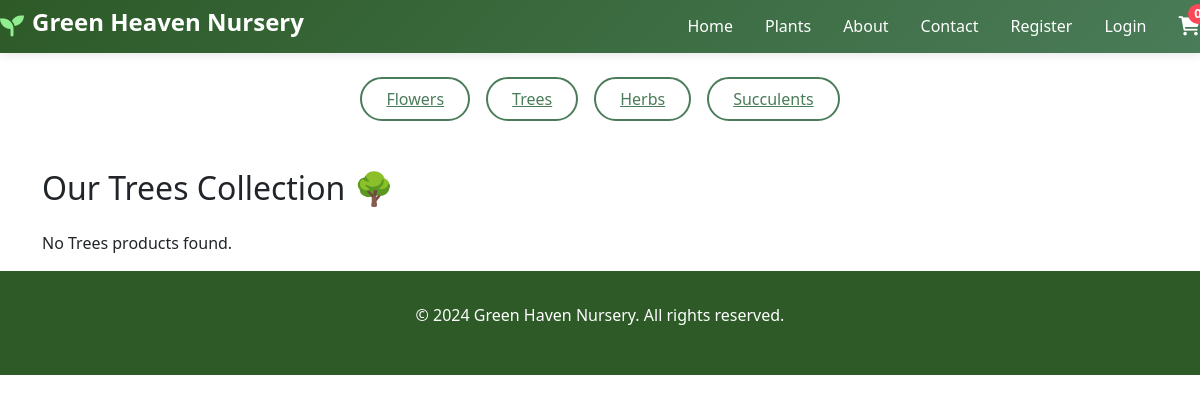
/trees/, run on an earlier commit of the app's database.
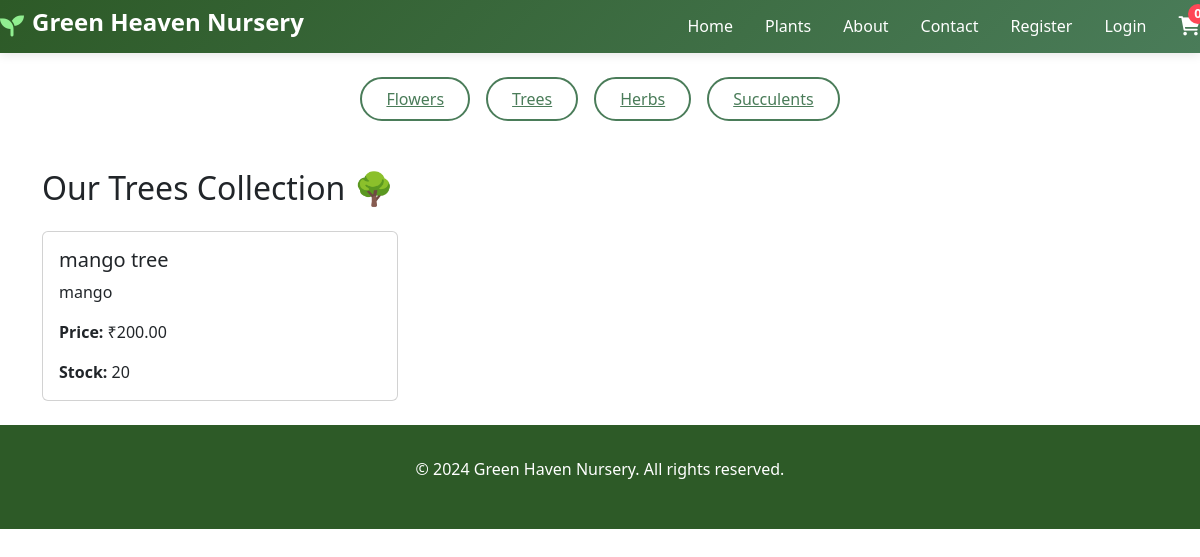
And on a later commit of the database.
### plants/models.py (models this page shows, shortened)
class Product(models.Model):
    category = models.ForeignKey(Category, on_delete=models.CASCADE, related_name='products')
    name = models.CharField(max_length=150)
    description = models.TextField()
    price = models.DecimalField(max_digits=8, decimal_places=2)
    stock = models.PositiveIntegerField(default=0)
    image = models.ImageField(upload_to='product_images/', blank=True, null=True)
    created_at = models.DateTimeField(auto_now_add=True)

### plants/views.py (the view)
# urls.py: path('trees/', views.trees_view, name='trees'),
def trees_view(request):
    try:
        tree_category = Category.objects.get(name__iexact="trees")
        tree_products = Product.objects.filter(category=tree_category)
    except Category.DoesNotExist:
        tree_products = []
    return render(request, 'trees.html', {'products': tree_products})

### templates/trees.html (shortened to what this page needs)
{% extends 'base.html' %}
{% block content %}
<div class="container mt-4">
     <div class="filter-buttons">
        <a href="/flowers" class="filter-btn">Flowers</a>
        <a href="/trees" class="filter-btn">Trees</a>
        <a href="/herbs" class="filter-btn">Herbs</a>
        <a href="/succulents" class="filter-btn">Succulents</a>
    </div>
    <h2 class="mb-4">Our Trees Collection 🌳</h2>
    <div class="row">
        {% for product in products %}
            <div class="col-md-4 mb-4">
                <div class="card h-100">
                    <div class="card-body">
                        <h5 class="card-title">{{ product.name }}</h5>
                        <p class="card-text">{{ product.description }}</p>
                        <p class="card-text"><strong>Price:</strong> ₹{{ product.price }}</p>
                        <p class="card-text"><strong>Stock:</strong> {{ product.stock }}</p>
                    </div>
                </div>
            </div>
        {% empty %}
            <p>No Trees products found.</p>
        {% endfor %}
    </div>
</div>
{% endblock %}

### templates/base.html (shortened to what this page needs)
{% load static %}
<!DOCTYPE html>
<html lang="en">
<head>
    <link rel="stylesheet" href="{% static 'css/style.css' %}">
    <link href="https://cdnjs.cloudflare.com/ajax/libs/font-awesome/6.0.0/css/all.min.css" rel="stylesheet">
    <link href="https://cdn.jsdelivr.net/npm/bootstrap@5.3.3/dist/css/bootstrap.min.css" rel="stylesheet">
    <link href="https://cdn.jsdelivr.net/npm/bootstrap-icons@1.10.5/font/bootstrap-icons.css" rel="stylesheet">
</head>
<body>
    <header>
        <nav class="navbar">
            <div class="nav-brand">
                <i class="fas fa-seedling"></i>
                <h1>Green Heaven Nursery</h1>
            </div>
            <div class="nav-links">
                <a href="{% url 'home' %}">Home</a>
                <a href="{% url 'plants' %}">Plants</a>
                <a href="{% url 'about' %}">About</a>
                <a href="{% url 'contact' %}">Contact</a>
                <a href="{% url 'register' %}" onclick="showRegisterForm()">Register</a>
                <a href="{% url 'signin' %}" onclick="showLoginForm()">Login</a>
                <div class="cart-icon" onclick="toggleCart()">
                    <i class="fas fa-shopping-cart"></i>
                    <span class="cart-count">0</span>
                </div>
            </div>
        </nav>
    </header>
    {% block content %}
    {% endblock %}
    <footer>
        <p>&copy; 2024 Green Haven Nursery. All rights reserved.</p>
    </footer>
</body>
</html>

### static/css/style.css (style rules this page uses)
* { margin: 0; padding: 0; box-sizing: border-box; }
body { font-family: 'Arial', sans-serif; line-height: 1.6; color: #333; background-color: #f8f9fa; }
.navbar { background: linear-gradient(135deg, #2d5a27, #4a7c59); color: white; padding: 1rem 2rem; display: flex; justify-content: space-between; align-items: center; position: fixed; top: 0; width: 100%; z-index: 1000; box-shadow: 0 2px 10px rgba(0,0,0,0.1); }
.nav-brand { display: flex; align-items: center; gap: 0.5rem; }
.nav-brand i { font-size: 1.5rem; color: #90EE90; }
.nav-brand h1 { font-size: 1.5rem; font-weight: bold; }
.nav-links { display: flex; align-items: center; gap: 2rem; }
.nav-links a { color: white; text-decoration: none; font-weight: 500; transition: color 0.3s; }
.cart-icon { position: relative; cursor: pointer; font-size: 1.2rem; transition: transform 0.3s; }
.cart-count { position: absolute; top: -8px; right: -8px; background: #ff4757; color: white; border-radius: 50%; width: 20px; height: 20px; display: flex; align-items: center; justify-content: center; font-size: 0.8rem; font-weight: bold; }
.filter-buttons { display: flex; justify-content: center; gap: 1rem; margin-bottom: 3rem; flex-wrap: wrap; }
.filter-btn { background: white; border: 2px solid #4a7c59; color: #4a7c59; padding: 0.5rem 1.5rem; border-radius: 25px; cursor: pointer; transition: all 0.3s; font-weight: 500; }
footer { background: #2d5a27; color: white; text-align: center; padding: 2rem; }

What changed in the data, as far as the page shows it:
added Product: name "mango tree", description "mango", price "200.00", stock "20"
Also different on the page:
text no longer shown: "No Trees products found."
